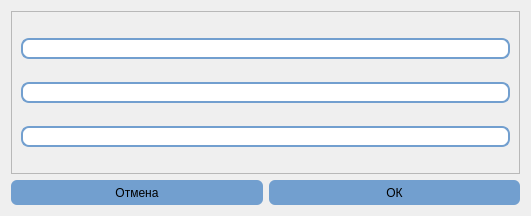
<?xml version="1.0" encoding="UTF-8"?>
<ui version="4.0">
 <class>Add</class>
 <widget class="QDialog" name="Add">
  <property name="geometry">
   <rect>
    <x>0</x>
    <y>0</y>
    <width>531</width>
    <height>216</height>
   </rect>
  </property>
  <property name="windowTitle">
   <string>Dialog</string>
  </property>
  <layout class="QGridLayout" name="gridLayout_2">
   <item row="0" column="0" colspan="2">
    <widget class="QFrame" name="frame">
     <property name="frameShape">
      <enum>QFrame::StyledPanel</enum>
     </property>
     <property name="frameShadow">
      <enum>QFrame::Raised</enum>
     </property>
     <layout class="QGridLayout" name="gridLayout">
      <item row="3" column="0">
       <widget class="QLineEdit" name="lineEdit_4">
        <property name="styleSheet">
         <string notr="true">QLineEdit {
  background-color: #ffffff; 
  color: rgb(114, 159, 207);
  border-style: inherit;
  font-family:Verdana;
font-size:10;
font-weight:bold;
border-width: 2px;
border-style:solid;
border-color:rgb(114, 159, 207);
border-radius:8px;
}

QLineEdit:hover{
   
border-color: rgb(179, 119, 0);
}

</string>
        </property>
       </widget>
      </item>
      <item row="0" column="0">
       <widget class="QLineEdit" name="lineEdit">
        <property name="styleSheet">
         <string notr="true">QLineEdit {
  background-color: #ffffff; 
  color: rgb(114, 159, 207);
  border-style: inherit;
  font-family:Verdana;
font-size:10;
font-weight:bold;
border-width: 2px;
border-style:solid;
border-color:rgb(114, 159, 207);
border-radius:8px;
}

QLineEdit:hover{
   
border-color: rgb(179, 119, 0);
}

</string>
        </property>
       </widget>
      </item>
      <item row="1" column="0">
       <widget class="QLineEdit" name="lineEdit_2">
        <property name="styleSheet">
         <string notr="true">QLineEdit {
  background-color: #ffffff; 
  color: rgb(114, 159, 207);
  border-style: inherit;
  font-family:Verdana;
font-size:10;
font-weight:bold;
border-width: 2px;
border-style:solid;
border-color:rgb(114, 159, 207);
border-radius:8px;
}

QLineEdit:hover{
   
border-color: rgb(179, 119, 0);
}

</string>
        </property>
       </widget>
      </item>
     </layout>
    </widget>
   </item>
   <item row="1" column="0">
    <widget class="QPushButton" name="pushButton">
     <property name="sizePolicy">
      <sizepolicy hsizetype="Maximum" vsizetype="Minimum">
       <horstretch>0</horstretch>
       <verstretch>0</verstretch>
      </sizepolicy>
     </property>
     <property name="maximumSize">
      <size>
       <width>10000</width>
       <height>25</height>
      </size>
     </property>
     <property name="styleSheet">
      <string notr="true">QPushButton{
background-color: rgb(114, 159, 207);
border:solid rgb(114, 159, 207);
border-radius:6px;
}

QPushButton:hover{
background-color: rgb(179, 119, 0);
border:solid rgb(179, 119, 0);
border-radius:4px;
}
</string>
     </property>
     <property name="text">
      <string>Отмена</string>
     </property>
    </widget>
   </item>
   <item row="1" column="1">
    <widget class="QPushButton" name="pushButton_2">
     <property name="sizePolicy">
      <sizepolicy hsizetype="Maximum" vsizetype="Minimum">
       <horstretch>0</horstretch>
       <verstretch>0</verstretch>
      </sizepolicy>
     </property>
     <property name="maximumSize">
      <size>
       <width>10000</width>
       <height>25</height>
      </size>
     </property>
     <property name="styleSheet">
      <string notr="true">QPushButton{
background-color: rgb(114, 159, 207);
border:solid rgb(114, 159, 207);
border-radius:6px;
}

QPushButton:hover{
background-color: rgb(179, 119, 0);
border:solid rgb(179, 119, 0);
border-radius:4px;
}
</string>
     </property>
     <property name="text">
      <string>ОК</string>
     </property>
    </widget>
   </item>
  </layout>
 </widget>
 <tabstops>
  <tabstop>lineEdit</tabstop>
  <tabstop>lineEdit_4</tabstop>
  <tabstop>pushButton_2</tabstop>
  <tabstop>pushButton</tabstop>
 </tabstops>
 <resources/>
 <connections/>
</ui>
